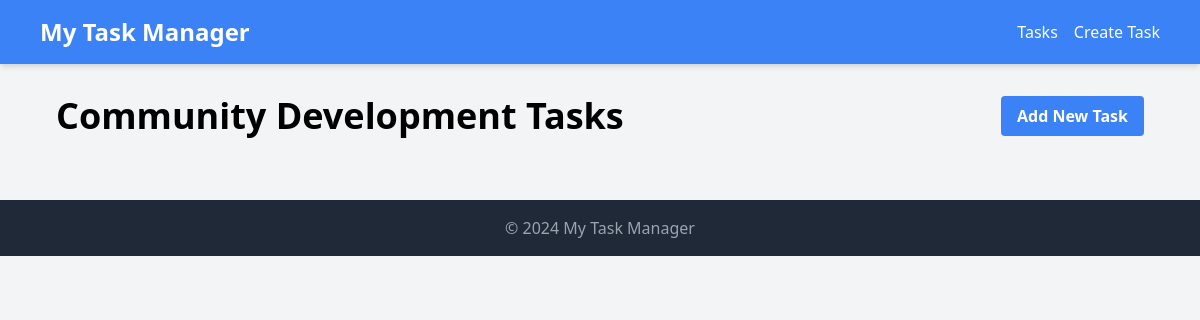
The page /tasks/ on the database as committed earlier.
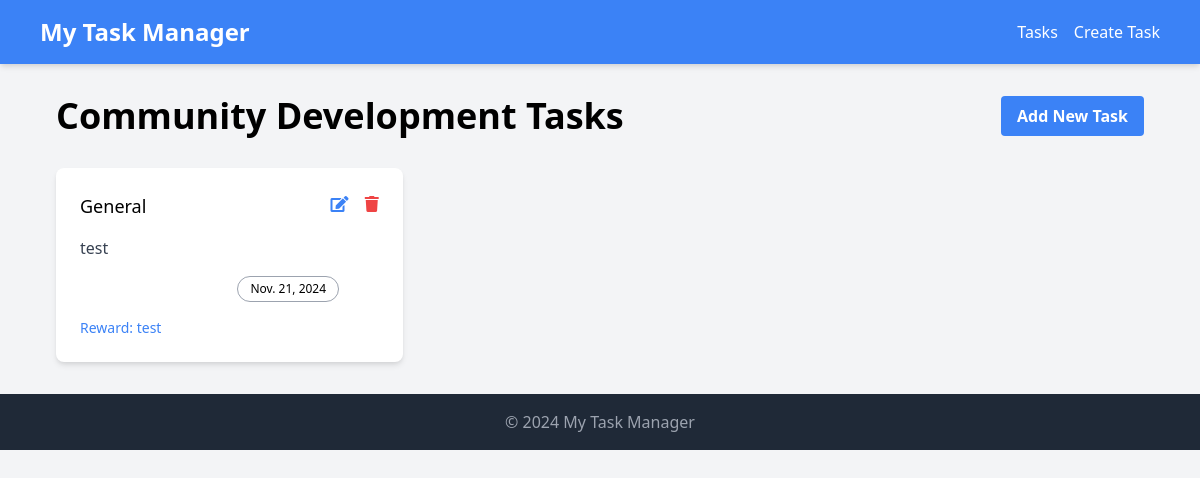
The same page on the database as committed later.
### taskManager/models.py (models this page shows, shortened)
class Task(models.Model):
    task_description = models.TextField()
    status = models.CharField(max_length=20, choices=[
        ('PENDING', 'Pending'),
        ('IN_PROGRESS', 'In Progress'),
        ('COMPLETED', 'Completed')
    ])
    priority = models.CharField(max_length=20, choices=[
        ('LOW', 'Low'),
        ('MEDIUM', 'Medium'),
        ('HIGH', 'High')
    ])
    due_date = models.DateField()
    task_type = models.CharField(max_length=50, choices=[
        ('GENERAL', 'General'),
        ('COMMUNITY_SERVICE', 'Community Service'),
        ('EDUCATION', 'Education'),
        ('ENVIRONMENT', 'Environment'),
        ('HEALTHCARE', 'Healthcare')
    ])
    reward = models.CharField(max_length=100, blank=True, null=True)
    created_at = models.DateTimeField(auto_now_add=True)
    updated_at = models.DateTimeField(auto_now=True)
    assigned_to = models.ForeignKey(User, on_delete=models.CASCADE, null=True, blank=True)
    completed_date = models.DateField(null=True, blank=True)

### taskManager/views.py (the view)
# urls.py: path('', views.task_list, name='task_list'),
def task_list(request):
    tasks = Task.objects.all()
    return render(request, 'task_manager/task_list.html', {'tasks': tasks})

### taskManager/templates/task_manager/task_list.html
{% extends 'c_base.html' %}
{% block content %}
  <div class="container max-w-6xl mx-auto my-8 px-4">
    <div class="flex justify-between items-center mb-8">
      <h1 class="text-4xl font-bold">Community Development Tasks</h1>
      <a href="{% url 'task_create' %}" class="bg-blue-500 hover:bg-blue-700 text-white font-bold py-2 px-4 rounded">
        Add New Task
      </a>
    </div>
    <div class="grid grid-cols-1 sm:grid-cols-2 lg:grid-cols-3 gap-6">
      {% for task in tasks %}
        <div class="bg-white rounded-lg shadow-md p-6">
          <div class="flex justify-between items-start mb-4">
            <h2 class="text-lg font-medium">{{ task.get_task_type_display }}</h2>
            <div class="space-x-3">
              <a href="{% url 'task_update' task.id %}" class="text-blue-500 hover:text-blue-700">
                <i class="fas fa-edit"></i>
              </a>
              <a href="{% url 'task_delete' task.id %}" class="text-red-500 hover:text-red-700">
                <i class="fas fa-trash"></i>
              </a>
            </div>
          </div>
          <p class="mb-4 text-gray-700">{{ task.task_description }}</p>
          <div class="flex flex-wrap gap-2 mb-4">
            <span class="bg-{{ task.get_priority_color }}-500 text-white px-3 py-1 rounded-full text-xs">{{ task.get_priority_display }}</span>
            <span class="bg-{{ task.get_status_color }}-500 text-white px-3 py-1 rounded-full text-xs">{{ task.get_status_display }}</span>
            <span class="border border-gray-400 px-3 py-1 rounded-full text-xs">{{ task.due_date }}</span>
          </div>
          {% if task.reward %}
            <p class="text-blue-500 text-sm">Reward: {{ task.reward }}</p>
          {% endif %}
        </div>
      {% endfor %}
    </div>
  </div>
{% endblock %}

Rows that differ between the two databases and show on the page:
added Task: task_type "General", task_description "test", due_date "Nov. 21, 2024", reward "test"
